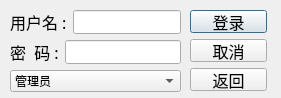
<?xml version="1.0" encoding="UTF-8"?>
<ui version="4.0">
 <class>loginDialog</class>
 <widget class="QDialog" name="loginDialog">
  <property name="geometry">
   <rect>
    <x>0</x>
    <y>0</y>
    <width>281</width>
    <height>98</height>
   </rect>
  </property>
  <property name="windowTitle">
   <string>Dialog</string>
  </property>
  <widget class="QWidget" name="layoutWidget">
   <property name="geometry">
    <rect>
     <x>10</x>
     <y>10</y>
     <width>171</width>
     <height>82</height>
    </rect>
   </property>
   <layout class="QVBoxLayout" name="verticalLayout">
    <item>
     <layout class="QHBoxLayout" name="horizontalLayout">
      <item>
       <widget class="QLabel" name="nameLab">
        <property name="font">
         <font>
          <family>宋体</family>
          <pointsize>12</pointsize>
         </font>
        </property>
        <property name="text">
         <string>用户名 :</string>
        </property>
       </widget>
      </item>
      <item>
       <widget class="QLineEdit" name="nameEdit">
        <property name="font">
         <font>
          <family>宋体</family>
          <pointsize>12</pointsize>
         </font>
        </property>
       </widget>
      </item>
     </layout>
    </item>
    <item>
     <layout class="QHBoxLayout" name="horizontalLayout_2">
      <item>
       <widget class="QLabel" name="pwdLab">
        <property name="font">
         <font>
          <family>宋体</family>
          <pointsize>12</pointsize>
         </font>
        </property>
        <property name="text">
         <string>密  码 :</string>
        </property>
       </widget>
      </item>
      <item>
       <widget class="QLineEdit" name="pwdEdit">
        <property name="font">
         <font>
          <family>宋体</family>
          <pointsize>12</pointsize>
         </font>
        </property>
        <property name="echoMode">
         <enum>QLineEdit::Password</enum>
        </property>
       </widget>
      </item>
     </layout>
    </item>
    <item>
     <widget class="QComboBox" name="comboBox">
      <item>
       <property name="text">
        <string>管理员</string>
       </property>
      </item>
      <item>
       <property name="text">
        <string>服务员</string>
       </property>
      </item>
     </widget>
    </item>
   </layout>
  </widget>
  <widget class="QWidget" name="layoutWidget_2">
   <property name="geometry">
    <rect>
     <x>190</x>
     <y>10</y>
     <width>77</width>
     <height>81</height>
    </rect>
   </property>
   <layout class="QVBoxLayout" name="verticalLayout_2">
    <item>
     <widget class="QPushButton" name="loginBut">
      <property name="font">
       <font>
        <family>宋体</family>
        <pointsize>12</pointsize>
       </font>
      </property>
      <property name="text">
       <string>登录</string>
      </property>
     </widget>
    </item>
    <item>
     <widget class="QPushButton" name="cancelBut">
      <property name="font">
       <font>
        <family>宋体</family>
        <pointsize>12</pointsize>
       </font>
      </property>
      <property name="text">
       <string>取消</string>
      </property>
     </widget>
    </item>
    <item>
     <widget class="QPushButton" name="cancelBut_2">
      <property name="font">
       <font>
        <family>宋体</family>
        <pointsize>12</pointsize>
       </font>
      </property>
      <property name="text">
       <string>返回</string>
      </property>
     </widget>
    </item>
   </layout>
  </widget>
 </widget>
 <resources/>
 <connections/>
</ui>
